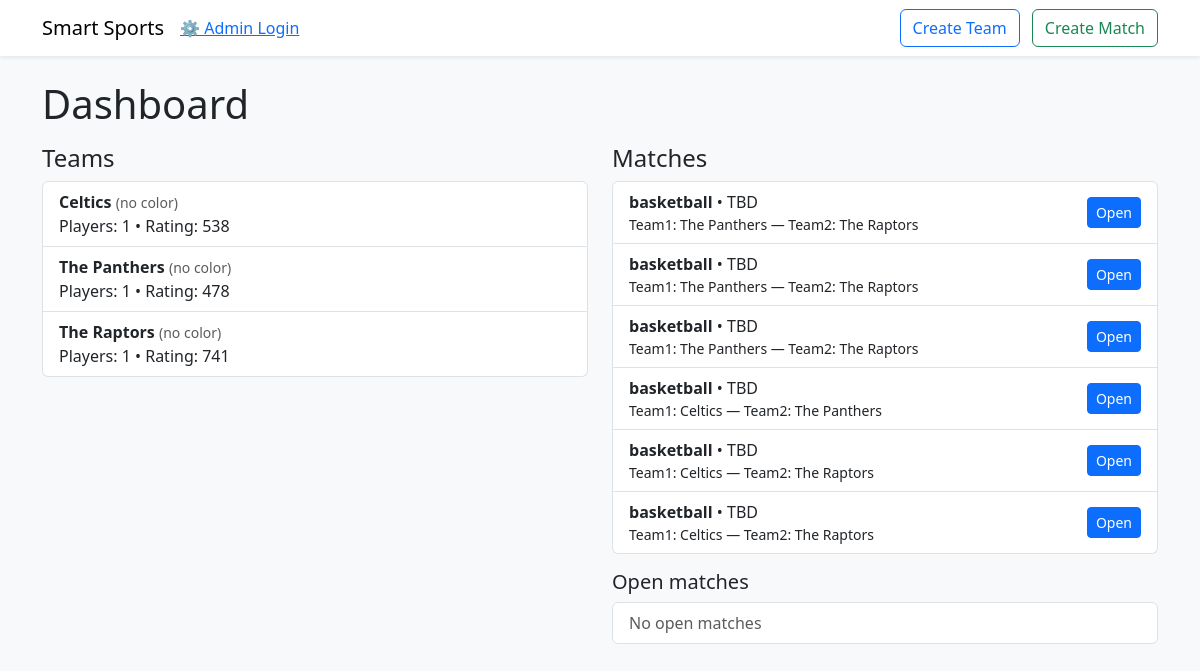
The page / on the database its author committed.
### app/models.py (models this page shows)
class Team(db.Model):
    id = db.Column(db.Integer, primary_key=True)
    name = db.Column(db.String(120), nullable=False)
    color = db.Column(db.String(30), nullable=True)
    skill_rating = db.Column(db.Integer, default=1200)
    created_at = db.Column(db.DateTime, default=datetime.utcnow)
    sport = db.Column(db.String(50), nullable=True, default="soccer")
    captain_id = db.Column(db.Integer, db.ForeignKey('player.id'), nullable=True)
    matches_played = db.Column(db.Integer, default=0)
    matches_won = db.Column(db.Integer, default=0)
    matches_lost = db.Column(db.Integer, default=0)
    players = db.relationship("Player", backref="team", lazy=True, foreign_keys="Player.team_id")

class Match(db.Model):
    id = db.Column(db.Integer, primary_key=True)
    sport = db.Column(db.String(80), nullable=False, default="soccer")
    location = db.Column(db.String(200), nullable=True)
    date = db.Column(db.DateTime, nullable=True)
    team1_id = db.Column(db.Integer, db.ForeignKey('team.id'), nullable=True)
    team2_id = db.Column(db.Integer, db.ForeignKey('team.id'), nullable=True)
    stakes = db.Column(db.Float, default=0.0)
    status = db.Column(db.String(50), default="pending")
    created_at = db.Column(db.DateTime, default=datetime.utcnow)
    team1 = db.relationship("Team", foreign_keys=[team1_id], lazy=True)
    team2 = db.relationship("Team", foreign_keys=[team2_id], lazy=True)
    winner_team_id = db.Column(db.Integer, db.ForeignKey('team.id'), nullable=True)

### app/routes.py (the view)
@app.route("/")
def index():
    teams = Team.query.order_by(Team.name).all()
    matches = Match.query.order_by(Match.created_at.desc()).all()
    open_matches = [m for m in matches if (not m.team1_id) or (not m.team2_id)]
    return render_template("index.html", teams=teams, matches=matches, open_matches=open_matches)

### app/templates/index.html (shortened to what this page needs)
{% extends "base.html" %}
{% block content %}
<h1 class="mb-3">Dashboard</h1>
<div class="row">
  <div class="col-md-6">
    <h4>Teams</h4>
    <div class="list-group">
      {% for t in teams %}
        <a class="list-group-item list-group-item-action" href="{{ url_for('team_detail', team_id=t.id) }}">
          <strong>{{ t.name }}</strong> <small class="text-muted">({{ t.color or 'no color' }})</small>
          <div>Players: {{ t.players|length }} • Rating: {{ t.skill_rating }}</div>
        </a>
      {% else %}
        <div class="text-muted">No teams yet.</div>
      {% endfor %}
    </div>
  </div>
  <div class="col-md-6">
    <h4>Matches</h4>
    <ul class="list-group mb-3">
      {% for m in matches %}
      <li class="list-group-item d-flex justify-content-between align-items-center">
        <div>
          <strong>{{ m.sport }}</strong> • {{ m.location or 'TBD' }}
          <div class="small">Team1: {{ m.team1.name if m.team1 else 'Open' }} — Team2: {{ m.team2.name if m.team2 else 'Open' }}</div>
        </div>
        <div>
          <a class="btn btn-sm btn-primary" href="{{ url_for('match_detail', match_id=m.id) }}">Open</a>
        </div>
      </li>
      {% else %}
        <li class="list-group-item">No matches yet.</li>
      {% endfor %}
    </ul>
    <h5>Open matches</h5>
    <ul class="list-group">
      {% for om in open_matches %}
        <li class="list-group-item d-flex justify-content-between">
          <div>{{ om.sport }} — {{ om.location or 'TBD' }}</div>
          <a class="btn btn-sm btn-outline-success" href="{{ url_for('match_detail', match_id=om.id) }}">View</a>
        </li>
      {% else %}
        <li class="list-group-item text-muted">No open matches</li>
      {% endfor %}
    </ul>
  </div>
</div>
{% endblock %}

### app/templates/base.html (shortened to what this page needs)
<!doctype html>
<html>
<head>
  <link href="https://cdn.jsdelivr.net/npm/bootstrap@5.3.0/dist/css/bootstrap.min.css" rel="stylesheet">
</head>
<body class="bg-light text-dark">
<nav class="navbar navbar-expand-lg navbar-light bg-white shadow-sm mb-4">
  <div class="container">
    <a class="navbar-brand" href="{{ url_for('index') }}">Smart Sports</a>
    <div class="admin-login-container">
    <a href="{{ url_for('admin_login') }}" class="admin-login-btn">⚙️ Admin Login</a>
</div>
    <div class="ms-auto">
      <a class="btn btn-outline-primary me-2" href="{{ url_for('create_team') }}">Create Team</a>
      <a class="btn btn-outline-success" href="{{ url_for('create_match') }}">Create Match</a>
    </div>
  </div>
</nav>
<div class="container">
  {% block content %}{% endblock %}
</div>
</body>
</html>

### rows shown on the page
Team: name "Celtics", color "no color", players|length "1", skill_rating "538"
Team: name "The Panthers", color "no color", players|length "1", skill_rating "478"
Team: name "The Raptors", color "no color", players|length "1", skill_rating "741"
Match: sport "basketball", location "TBD", team1 "The Panthers", team2 "The Raptors"
Match: sport "basketball", location "TBD", team1 "The Panthers", team2 "The Raptors"
Match: sport "basketball", location "TBD", team1 "The Panthers", team2 "The Raptors"
Match: sport "basketball", location "TBD", team1 "Celtics", team2 "The Panthers"
Match: sport "basketball", location "TBD", team1 "Celtics", team2 "The Raptors"
Match: sport "basketball", location "TBD", team1 "Celtics", team2 "The Raptors"
